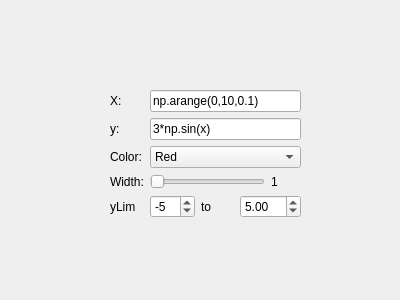
<?xml version="1.0" encoding="UTF-8"?>
<ui version="4.0">
 <class>Form</class>
 <widget class="QWidget" name="Form">
  <property name="geometry">
   <rect>
    <x>0</x>
    <y>0</y>
    <width>400</width>
    <height>300</height>
   </rect>
  </property>
  <property name="windowTitle">
   <string>Form</string>
  </property>
  <widget class="QWidget" name="formLayoutWidget">
   <property name="geometry">
    <rect>
     <x>110</x>
     <y>90</y>
     <width>191</width>
     <height>171</height>
    </rect>
   </property>
   <layout class="QFormLayout" name="formLayout">
    <item row="0" column="0">
     <widget class="QLabel" name="xLabel">
      <property name="text">
       <string>X:</string>
      </property>
     </widget>
    </item>
    <item row="0" column="1">
     <widget class="QLineEdit" name="xLineEdit">
      <property name="text">
       <string>np.arange(0,10,0.1)</string>
      </property>
     </widget>
    </item>
    <item row="1" column="0">
     <widget class="QLabel" name="yLabel">
      <property name="text">
       <string>y:</string>
      </property>
     </widget>
    </item>
    <item row="1" column="1">
     <widget class="QLineEdit" name="yLineEdit">
      <property name="text">
       <string>3*np.sin(x)</string>
      </property>
     </widget>
    </item>
    <item row="2" column="0">
     <widget class="QLabel" name="colorLabel">
      <property name="text">
       <string>Color:</string>
      </property>
     </widget>
    </item>
    <item row="2" column="1">
     <widget class="QComboBox" name="colorComboBox">
      <item>
       <property name="text">
        <string>Red</string>
       </property>
      </item>
      <item>
       <property name="text">
        <string>Green</string>
       </property>
      </item>
      <item>
       <property name="text">
        <string>blue</string>
       </property>
      </item>
     </widget>
    </item>
    <item row="3" column="0">
     <widget class="QLabel" name="widthLabel">
      <property name="text">
       <string>Width:</string>
      </property>
     </widget>
    </item>
    <item row="3" column="1">
     <layout class="QHBoxLayout" name="horizontalLayout">
      <item>
       <widget class="QSlider" name="horizontalSlider">
        <property name="minimum">
         <number>1</number>
        </property>
        <property name="maximum">
         <number>9</number>
        </property>
        <property name="orientation">
         <enum>Qt::Horizontal</enum>
        </property>
       </widget>
      </item>
      <item>
       <widget class="QLabel" name="labelWidth">
        <property name="minimumSize">
         <size>
          <width>30</width>
          <height>0</height>
         </size>
        </property>
        <property name="text">
         <string>1</string>
        </property>
       </widget>
      </item>
     </layout>
    </item>
    <item row="4" column="0">
     <widget class="QLabel" name="yLimLabel">
      <property name="text">
       <string>yLim</string>
      </property>
     </widget>
    </item>
    <item row="4" column="1">
     <layout class="QHBoxLayout" name="horizontalLayout_2">
      <item>
       <widget class="QSpinBox" name="spinBox">
        <property name="minimum">
         <number>-10</number>
        </property>
        <property name="maximum">
         <number>10</number>
        </property>
        <property name="singleStep">
         <number>1</number>
        </property>
        <property name="value">
         <number>-5</number>
        </property>
       </widget>
      </item>
      <item>
       <widget class="QLabel" name="label">
        <property name="text">
         <string>to</string>
        </property>
       </widget>
      </item>
      <item>
       <widget class="QDoubleSpinBox" name="doubleSpinBox">
        <property name="minimum">
         <double>-10.000000000000000</double>
        </property>
        <property name="maximum">
         <double>10.000000000000000</double>
        </property>
        <property name="singleStep">
         <double>0.100000000000000</double>
        </property>
        <property name="value">
         <double>5.000000000000000</double>
        </property>
       </widget>
      </item>
     </layout>
    </item>
   </layout>
  </widget>
  <action name="actionUpdatePlot">
   <property name="text">
    <string>updatePlot</string>
   </property>
  </action>
 </widget>
 <resources/>
 <connections>
  <connection>
   <sender>horizontalSlider</sender>
   <signal>valueChanged(int)</signal>
   <receiver>labelWidth</receiver>
   <slot>setNum(int)</slot>
   <hints>
    <hint type="sourcelabel">
     <x>156</x>
     <y>182</y>
    </hint>
    <hint type="destinationlabel">
     <x>270</x>
     <y>183</y>
    </hint>
   </hints>
  </connection>
 </connections>
</ui>
